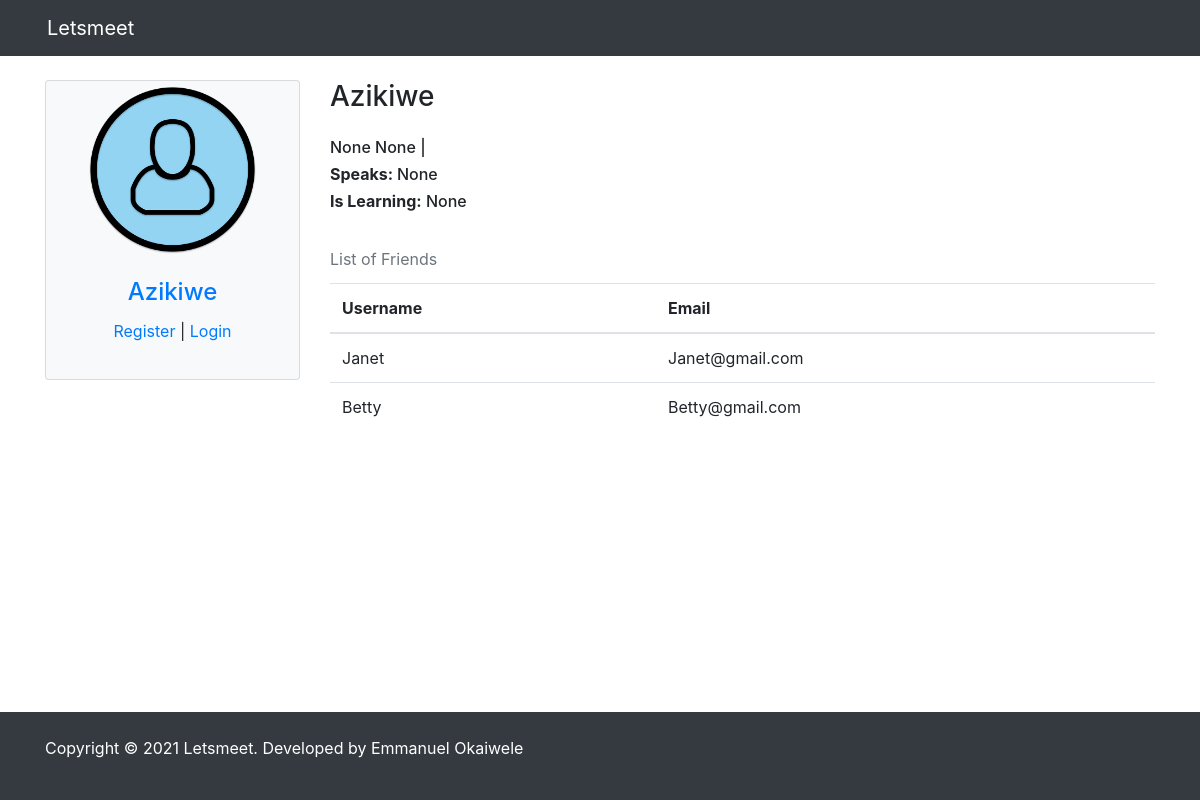
The app's page /profile/10 with its own data.
### pages/models.py (models this page shows)
class Profile(models.Model):
    user = models.OneToOneField(User,blank=True,null=True,on_delete=models.CASCADE)
    first = models.CharField(max_length=200,blank=True,null=True)
    last = models.CharField(max_length=200,blank=True,null=True)
    photo = models.ImageField(default='user.png',upload_to='photos/%Y/%m',blank=True,null=True)
    friends = models.ManyToManyField('self',blank=True)
    speaks = models.CharField(max_length=200,blank=True,null=True)
    is_learning = models.CharField(max_length=200,blank=True,null=True)
    def __str__(self):
        return str(self.user)
    def get_absolute_url(self):
        return reverse("pages:profile", kwargs={"profile_id": self.pk})
    class Meta:
        ordering = ['-id']

### pages/views.py (the view)
# urls.py: path('profile/<int:profile_id>', profile, name="profile"),
def profile(request, profile_id):
    profile = Profile.objects.get(id=profile_id)
    friends = profile.friends.all()
    received_requests = FriendRequest.objects.filter(to_profile=profile)
    btn_text = ''
    if request.user.is_authenticated:
        if profile not in request.user.profile.friends.all():
            btn_text = 'not_friend'
            if len(FriendRequest.objects.filter(from_profile=request.user.profile).filter(to_profile=profile))==1:
                btn_text = 'request_sent'
    context = {
        'profile': profile,
        'friends': friends,
        'received_requests': received_requests,
        'btn_text': btn_text
    }
    return render(request, 'pages/profile.html', context)

### pages/templates/pages/profile.html (shortened to what this page needs)
{% extends 'pages/base.html' %}
{% block content %}
<div class="row">
    {% include 'pages/includes/_sidebar.html' %}
    <div class="col-md-9 col-sm-12">
        <h3>{{ profile.user }}</h3>
        <div class="my-4">
            <h6>{{ profile.first }} {{ profile.last }} | {{ profile.email }}</h6>
            <h6><strong>Speaks: </strong>{{ profile.speaks }}</h6>
            <h6><strong>Is Learning:</strong> {{ profile.is_learning }}</h6>
        </div>
        {% if friends %}
          <div class="table-responsive">
            <table class="table">
                <caption>List of Friends</caption>
                <thead>
                    <tr>
                        <th>Username</th>
                        <th>Email</th>
                    </tr>
                </thead>
                <tbody>
                    {% for f in friends %}
                    <tr>
                        <td>{{ f }}</td>
                        <td>{{ f.user.email }}</td>
                    </tr>
                    {% endfor %}
                </tbody>
            </table>
        </div>
        {% endif %}
    </div>
</div>
{% endblock content %}

### templates/pages/includes/_sidebar.html
<div class="col-lg-3 col-md-3 col-sm-6 mx-auto">
    <div class="card bg-light" style="max-width: 30rem;">
        {% if profile.photo %}
        <img src="{{ profile.photo.url }}" alt="" class="card-img-top mx-auto rounded-circle">
        {% else %}
        <img src="http://placehold.it/200x200" alt="" class="card-img-top mx-auto rounded-circle">
        {% endif %}
        <div class="card-body text-center">
            <h4 class="card-title">
                <a href="{{ profile.get_absolute_url }}">{{ profile }}</a>
            </h4>
            {% if request.user == profile.user %}
            Welcome, {{ profile.first }} <p> <a href="{% url 'pages:logout' %}">Logout</a> |  <a href="{% url 'conversations:inbox' %}">Inbox</a>  </p>
            {% elif request.user.is_anonymous %}
            <p> <a href="{% url 'pages:register' %}">Register</a> | <a href="{% url 'pages:login' %}">Login</a></p>
            {% endif %}
        </div>
    </div>
</div>

### static_files/css/styles.css (style rules this page uses)
.card-img-top { width: 70%; height: 70%; }
.card { margin-bottom: 1.5rem!important; }
caption { caption-side:top; }

### records on screen
Profile: photo (placeholder picture), user.username "Azikiwe", user "Azikiwe", first "None", last "None", speaks "None", is_learning "None"
Profile: user.username "Janet", user.email "Janet@gmail.com"
Profile: user.username "Betty", user.email "Betty@gmail.com"
